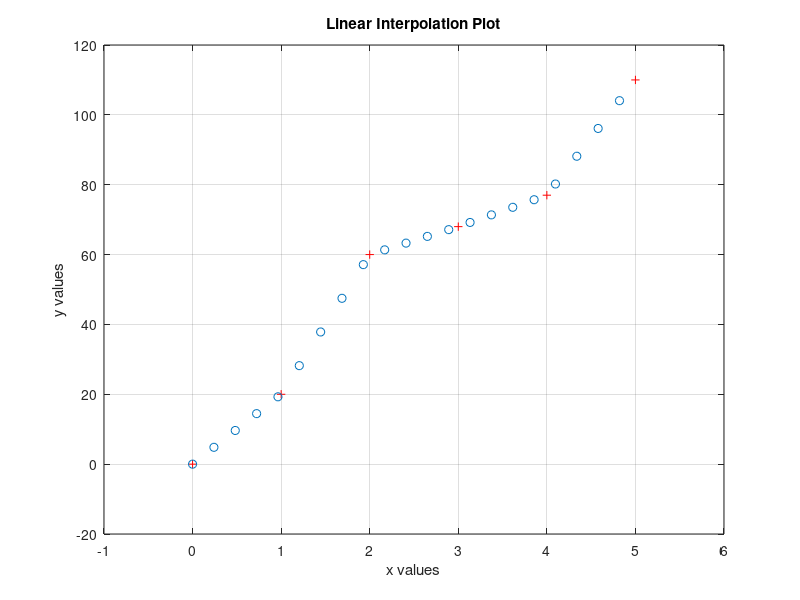

Write MATLAB code to recreate this figure.
% Linear interpolation
function main
    % Use data illustrated in Figure 15.2
    pause(1)
    figure
    x = 0:5;
    y = [0, 20, 60, 68, 77, 110];
    plot(x, y, 'r+')
    hold on
    
    % Take single interpolated reading from data at x = 1.5
    fprintf('value at 1.5 is %2.2f\n', interp1(x, y ,1.5));
    
    % Plot points spaced 0.241 points apart on x-axis marked with circles
    % (shown in Figure 15.3). Notice that the circles fall on the straight
    % lines between the given data values.
    new_x = 0:0.241:5;
    new_y = interp1(x,y,new_x);
    
    % Document the plot
    plot(new_x, new_y, 'o')
    grid on, axis([-1,6,-20,120])
    title('Linear Interpolation Plot')
    xlabel('x values') ; ylabel('y values')
    
    % Attempt to extrapolate to the point x = 7 and see that NaN (Not a
    % Number) is returned because interp1 refuses to extrapolate outside
    % the original range of x values. 
    fprintf('value at 7 is %2.2f\n', interp1(x, y ,7));
end
